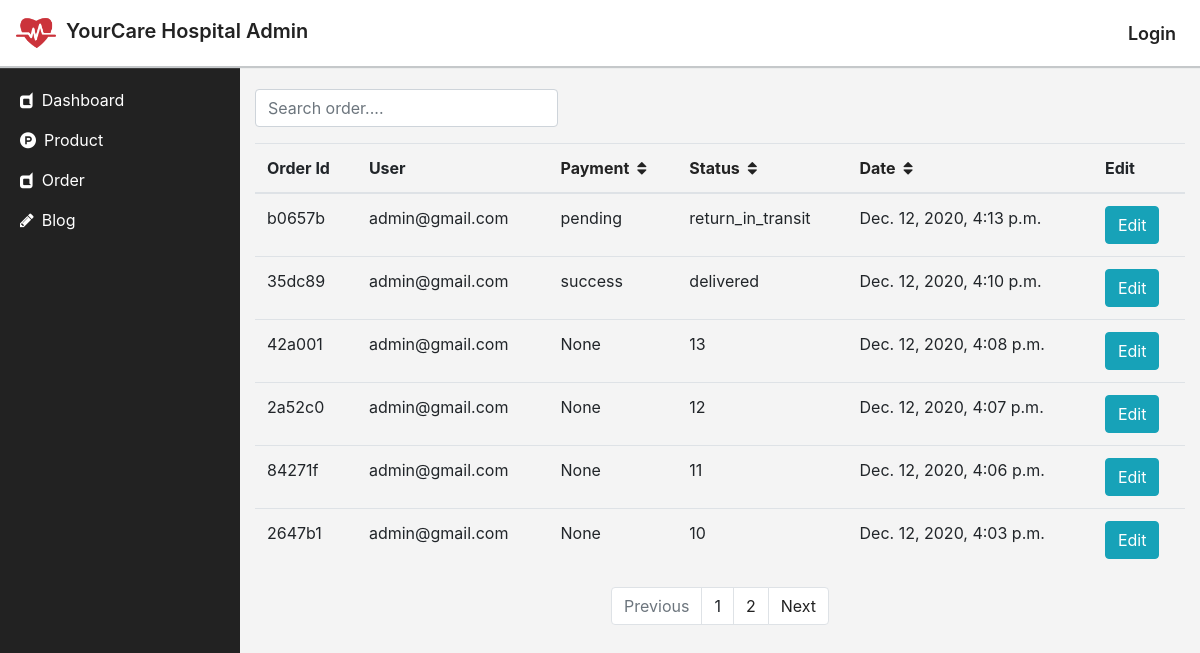
Page /staff/order/list on the earlier database version.
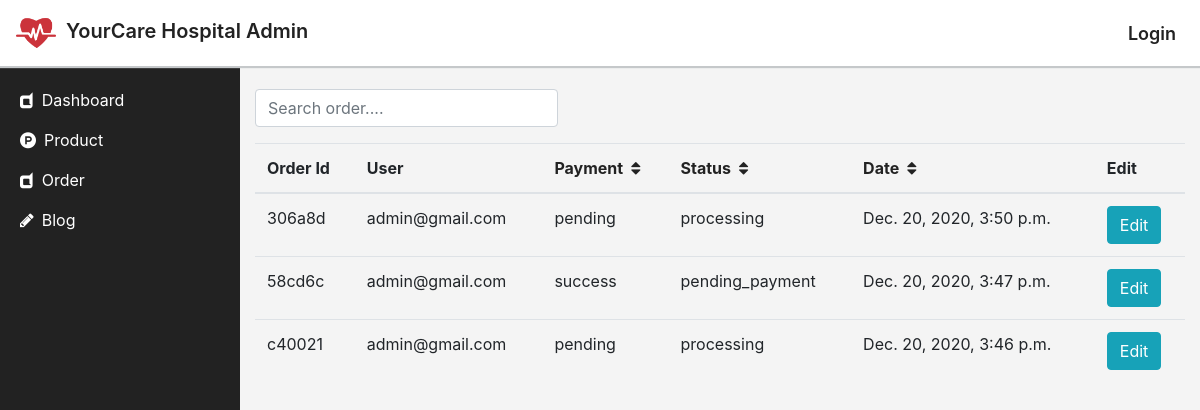
Same page on the later database version.
### sell/models.py (models this page shows, shortened)
class Order(models.Model):
	order_id = models.CharField(max_length=20)
	user = models.ForeignKey(
		UserProfile,
		on_delete = models.CASCADE,
		null=True,
		blank=True,
		related_name='orders',
	)
	session_id = models.CharField(max_length=100, null=True, blank=True)
	carts = models.ManyToManyField(Cart)
	shipping_address = models.ForeignKey(
		ShippingAddress,
		on_delete = models.SET_NULL,
		null=True,
		blank=True,
		related_name = 'shipping_addresses',
	)
	order_note = models.TextField(max_length=500, null=True, blank=True)
	status = models.CharField(
		max_length = 100,
		choices = StatusChoice.choices,
		default = StatusChoice.PENDING_PAYMENT,
	)
	payment = models.ForeignKey(
		Payment,
		on_delete = models.SET_NULL,
		null=True,
		blank=True,
		related_name = 'payments',
	)
	date = models.DateTimeField(auto_now_add=True)

class Payment(models.Model):
	order = models.ForeignKey(
		'Order',
		on_delete = models.CASCADE,
		related_name = 'payments',
	)
	status = models.CharField(
		max_length=100,
		choices = PaymentStatusChoice.choices,
		default = PaymentStatusChoice.PENDING
	)
	chash_on_delivery = models.BooleanField(default=False)
	card = models.BooleanField(default=False)
	mobile_banking = models.BooleanField(default=False)
	transaction_id = models.CharField(max_length=100,blank=True)
	amount = models.FloatField(default=0)
	shipping_price = models.FloatField(default=0)
	date = models.DateTimeField(auto_now_add=True)
	def __str__(self):
		return self.status

### account/models.py (models this page shows, shortened)
class UserProfile(AbstractBaseUser, PermissionsMixin):
	username = models.CharField(max_length=255, null=True, blank=True)
	first_name = models.CharField(max_length=255,null=True, blank=True)
	last_name = models.CharField(max_length=255, null=True, blank=True)
	email = models.EmailField(max_length=100, unique=True)
	phone = models.CharField(max_length=100,null=True, blank=True)
	user_image = models.ImageField(upload_to='user_images', null=True, blank=True)
	division = models.CharField(max_length=255, null=True, blank=True)
	city = models.CharField(max_length=255, null=True, blank=True)
	address = models.CharField(max_length=255, null=True, blank=True)
	is_active = models.BooleanField(default=True)
	is_staff = models.BooleanField(default=False)
	objects = UserProfileManager()
	USERNAME_FIELD = 'email'
	class Meta:
		ordering = ('-first_name',)
	def __str__(self):
		return self.email

### staff/views.py (the view)
# urls.py: path('order/list', views.OrderList.as_view(), name='order_list'),
class OrderList(View):
	template_name = 'staff/order/order_list.html'
	def get(self, request):
		direction_by = request.GET.get('dir_by','desc')
		search_by = request.GET.get('search')
		direction_column = request.GET.get('dir_col')
		order_by = request.GET.get('order_by','-date')
		if direction_column==order_by:
			if direction_by == 'asc':
				order_by = '-{}'.format(order_by)
				direction_by='desc'
			else:
				direction_by='asc'
		else:
			direction_by='asc'
		direction_column = order_by
		if search_by:
			orders = sell_model.Order.objects.filter( Q(order_id__icontains=search_by) | Q(user__email__icontains=search_by) | Q(payment__status__icontains=search_by) ).order_by(order_by.lower()).all()
		else:
			orders = sell_model.Order.objects.order_by(order_by.lower()).all()
		paginator = Paginator(orders, 6)
		page = request.GET.get('page')
		try:
			all_orders = paginator.get_page(page)
		except PageNotAnInteger:
			all_orders = paginator.get_page(page)
		except EmptyPage:
			all_orders = paginator.get_page(page)
		contexts = {
			'all_orders': all_orders,
			'order_by': order_by,
			'direction_by': direction_by,
			'direction_column': direction_column,
		}
		return render(request, self.template_name, contexts)

### staff/templates/staff/order/order_list.html (shortened to what this page needs)
{% extends 'base_staff.html' %}
{% block content %}
<div class="container my-4">
	<form method="GET">
		<div class="form-row">
			<div class="form-group col-4">
				<input class="form-control" type="" name="search" placeholder="Search order....">
			</div>
		</div>
	</form>
	<div class="table-responsive">
		<table class="table">
			<thead>
				<tr>
					<th><a>Order Id</a></th>
					<th><a>User</a></th>
					<th><a href="?order_by=payment__status&dir_by={{direction_by}}&dir_col={{direction_column}}">Payment<i class="ml-2 fa fa-sort" aria-hidden="true"></i></a></th>
					<th><a href="?order_by=status&dir_by={{direction_by}}&dir_col={{direction_column}}">Status<i class="ml-2 fa fa-sort" aria-hidden="true"></i></a></th>
					<th><a href="?order_by=date&dir_by={{direction_by}}&dir_col={{direction_column}}">Date<i class="ml-2 fa fa-sort" aria-hidden="true"></i></a></th>
					<th><a>Edit</a></th>
				</tr>
			</thead>
			<tbody>
				{% for order in all_orders %}
					<tr>
						<td>{{order.order_id}}</td>
						<td>{{order.user}}</td>
						<td>{{order.payment}}</td>
						<td>{{order.status}}</td>
						<td>{{order.date}}</td>
						<td>
							<a class="btn btn-info" href="{% url 'staff:edit_order' order.id %}" style="color: #fff;">Edit</a>
						</td>
					</tr>
				{% endfor %}
			</tbody>
		</table>
		<nav aria-label="Page navigation example">
			{% if all_orders.has_other_pages %}
				<ul class="pagination justify-content-center">
					{% if all_orders.has_previous %}
						<li class="page-item">
							<a class="page-link" href="?page={{all_orders.previous_page_number}}&order_by={{order_by}}">Previous</a>
						</li>
					{% else %}
						<li class="page-item disabled">
							<a class="page-link">Previous</a>
						</li>
					{% endif %}
					{% for i in all_orders.paginator.page_range %}
						{% if all_orders.number == i %}
							<li class="active">
								<a class="page-link">{{i}}<span class="sr-only">(current)</span></a>
							</li>
						{% else %}
							<li>
								<a class="page-link" href="?page={{i}}&order_by={{order_by}}">{{i}}</a>
							</li>
						{% endif %}
					{% endfor %}
					{% if all_orders.has_next %}
						<li class="page-item">
							<a class="page-link" href="?page={{all_orders.next_page_number}}&order_by={{order_by}}">Next</a>
						</li>
					{% else %}
						<li class="page-item disabled">
							<a class="page-link" >Next</a>
						</li>
					{% endif %}
				</ul>
			{% endif %}
		</nav>
	</div>
</div>
{% endblock %}

Differences in the rows shown:
removed Order: order_id "b0657b", user "admin@gmail.com", payment "pending", status "return_in_transit", date "Dec. 12, 2020, 4:13 p.m."
removed Order: order_id "35dc89", user "admin@gmail.com", payment "success", status "delivered", date "Dec. 12, 2020, 4:10 p.m."
removed Order: order_id "42a001", user "admin@gmail.com", payment "None", status "13", date "Dec. 12, 2020, 4:08 p.m."
removed Order: order_id "2a52c0", user "admin@gmail.com", payment "None", status "12", date "Dec. 12, 2020, 4:07 p.m."
removed Order: order_id "84271f", user "admin@gmail.com", payment "None", status "11", date "Dec. 12, 2020, 4:06 p.m."
removed Order: order_id "2647b1", user "admin@gmail.com", payment "None", status "10", date "Dec. 12, 2020, 4:03 p.m."
added Order: order_id "306a8d", user "admin@gmail.com", payment "pending", status "processing", date "Dec. 20, 2020, 3:50 p.m."
added Order: order_id "58cd6c", user "admin@gmail.com", payment "success", status "pending_payment", date "Dec. 20, 2020, 3:47 p.m."
added Order: order_id "c40021", user "admin@gmail.com", payment "pending", status "processing", date "Dec. 20, 2020, 3:46 p.m."
Other differences:
text no longer shown: "Previous Next"
list line gone: "1"
list line gone: "2"
